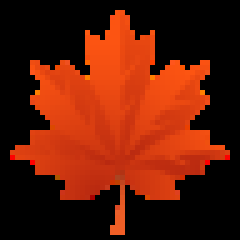
#> input picture py_work/numpy&opencv/20211213/4.png, 48 x 48 px (shown 5 times larger)
$ python ex04.py
#> lines starting #> are read from the running program, lines starting #| are printed output that depends on the picture; after the words box and inside, x2 and y2 are one past the last pixel; in counts of white or black regions, pixels touching at a corner belong together
import time
import cv2

img = cv2.imread('4.png',cv2.IMREAD_COLOR)
#> img is the input picture: shape (48, 48, 3); mean B, G, R 7.4, 27.5, 94.2

start_time = time.time()
# [4 lines of commented-out code are left out]
img[0:10,0:10] = [255,0,0]
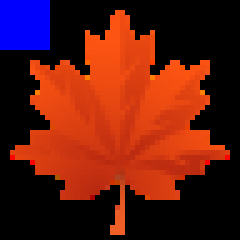
#> img: shape (48, 48, 3) (shown 5 times larger); 4.34% of pixels changed, all inside (x1, y1, x2, y2) = (0, 0, 10, 10)
end_time = time.time()
print('걸린시간',end_time-start_time)

cv2.imshow('title',img)
cv2.waitKey(0)
cv2.imwrite('4blue.png',img)

$ run again, with py_work/numpy&opencv/20211213/5.png copied over py_work/numpy&opencv/20211213/4.png
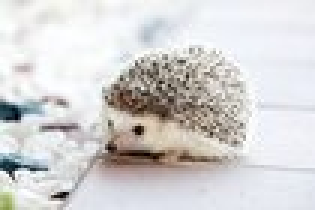
#> input picture py_work/numpy&opencv/20211213/5.png, 105 x 70 px (shown 3 times larger)
#> img is the input picture: shape (70, 105, 3); mean B, G, R 210.5, 210.9, 212.2
#> `img[0:10,0:10] = [255,0,0]`:
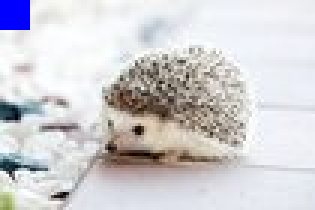
#> img: shape (70, 105, 3) (shown 3 times larger); 1.36% of pixels changed, all inside (x1, y1, x2, y2) = (0, 0, 10, 10)
